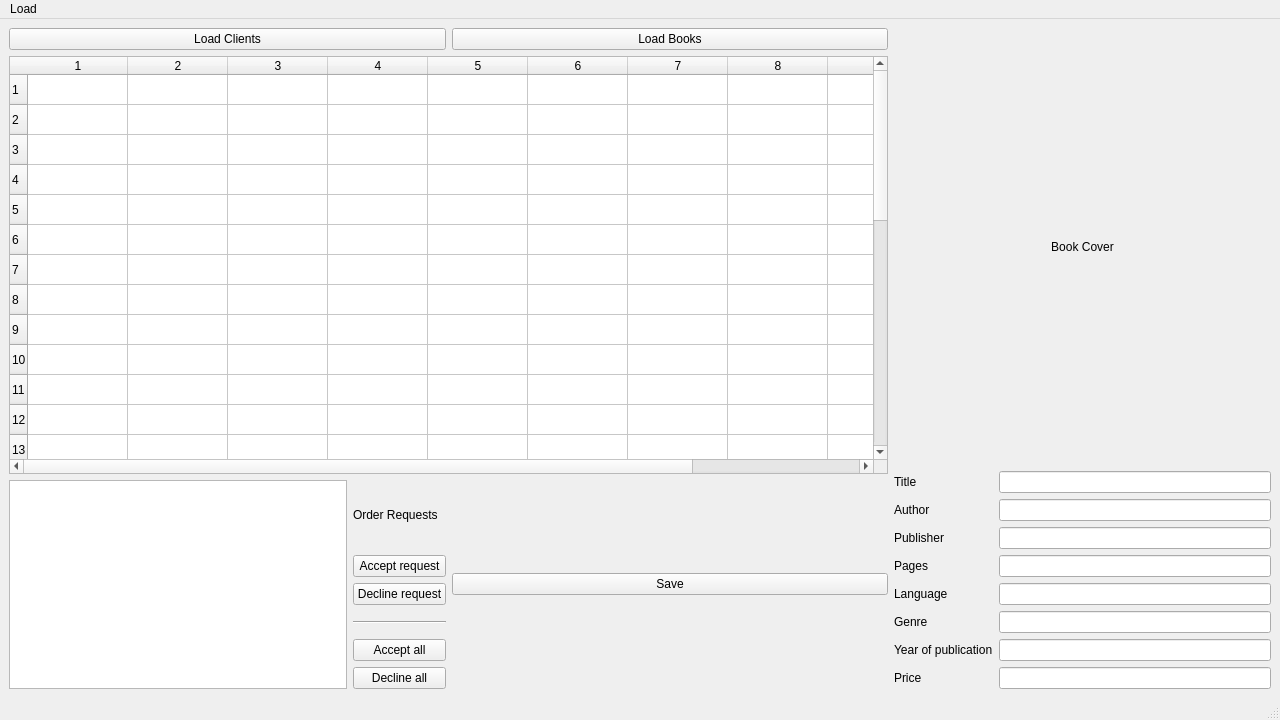
<?xml version="1.0" encoding="UTF-8"?>
<ui version="4.0">
 <class>admin</class>
 <widget class="QMainWindow" name="admin">
  <property name="geometry">
   <rect>
    <x>0</x>
    <y>0</y>
    <width>1280</width>
    <height>720</height>
   </rect>
  </property>
  <property name="sizePolicy">
   <sizepolicy hsizetype="Preferred" vsizetype="Preferred">
    <horstretch>0</horstretch>
    <verstretch>0</verstretch>
   </sizepolicy>
  </property>
  <property name="minimumSize">
   <size>
    <width>1280</width>
    <height>720</height>
   </size>
  </property>
  <property name="windowTitle">
   <string>Admin</string>
  </property>
  <widget class="QWidget" name="centralwidget">
   <layout class="QHBoxLayout" name="horizontalLayout" stretch="70,30">
    <item>
     <layout class="QVBoxLayout" name="verticalLayout_2" stretch="5,64,32">
      <item>
       <layout class="QHBoxLayout" name="horizontalLayout_2" stretch="0,0">
        <item>
         <widget class="QPushButton" name="actionLoadClients">
          <property name="text">
           <string>Load Clients</string>
          </property>
         </widget>
        </item>
        <item>
         <widget class="QPushButton" name="actionLoadBooks">
          <property name="text">
           <string>Load Books</string>
          </property>
         </widget>
        </item>
       </layout>
      </item>
      <item>
       <widget class="QTableWidget" name="table">
        <property name="minimumSize">
         <size>
          <width>0</width>
          <height>0</height>
         </size>
        </property>
        <property name="maximumSize">
         <size>
          <width>16777215</width>
          <height>16777215</height>
         </size>
        </property>
        <property name="rowCount">
         <number>30</number>
        </property>
        <property name="columnCount">
         <number>10</number>
        </property>
        <row/>
        <row/>
        <row/>
        <row/>
        <row/>
        <row/>
        <row/>
        <row/>
        <row/>
        <row/>
        <row/>
        <row/>
        <row/>
        <row/>
        <row/>
        <row/>
        <row/>
        <row/>
        <row/>
        <row/>
        <row/>
        <row/>
        <row/>
        <row/>
        <row/>
        <row/>
        <row/>
        <row/>
        <row/>
        <row/>
        <column/>
        <column/>
        <column/>
        <column/>
        <column/>
        <column/>
        <column/>
        <column/>
        <column/>
        <column/>
       </widget>
      </item>
      <item>
       <layout class="QHBoxLayout" name="horizontalLayout_3" stretch="50,50">
        <item>
         <layout class="QHBoxLayout" name="horizontalLayout_4" stretch="85,15">
          <item>
           <widget class="QListWidget" name="listWidget"/>
          </item>
          <item>
           <layout class="QVBoxLayout" name="verticalLayout">
            <item>
             <widget class="QLabel" name="label">
              <property name="text">
               <string>Order Requests</string>
              </property>
             </widget>
            </item>
            <item>
             <widget class="QPushButton" name="pushButton">
              <property name="text">
               <string>Accept request</string>
              </property>
             </widget>
            </item>
            <item>
             <widget class="QPushButton" name="pushButton_2">
              <property name="text">
               <string>Decline request</string>
              </property>
             </widget>
            </item>
            <item>
             <widget class="Line" name="line">
              <property name="minimumSize">
               <size>
                <width>0</width>
                <height>22</height>
               </size>
              </property>
              <property name="orientation">
               <enum>Qt::Horizontal</enum>
              </property>
             </widget>
            </item>
            <item>
             <widget class="QPushButton" name="pushButton_3">
              <property name="text">
               <string>Accept all</string>
              </property>
             </widget>
            </item>
            <item>
             <widget class="QPushButton" name="pushButton_4">
              <property name="text">
               <string>Decline all</string>
              </property>
             </widget>
            </item>
           </layout>
          </item>
         </layout>
        </item>
        <item>
         <widget class="QPushButton" name="actionLoadBooks_2">
          <property name="text">
           <string>Save</string>
          </property>
         </widget>
        </item>
       </layout>
      </item>
     </layout>
    </item>
    <item>
     <layout class="QVBoxLayout" name="BookViewer" stretch="70,30">
      <item>
       <widget class="QLabel" name="cover">
        <property name="sizePolicy">
         <sizepolicy hsizetype="Preferred" vsizetype="Preferred">
          <horstretch>0</horstretch>
          <verstretch>0</verstretch>
         </sizepolicy>
        </property>
        <property name="minimumSize">
         <size>
          <width>0</width>
          <height>0</height>
         </size>
        </property>
        <property name="text">
         <string>Book Cover</string>
        </property>
        <property name="alignment">
         <set>Qt::AlignCenter</set>
        </property>
       </widget>
      </item>
      <item>
       <layout class="QFormLayout" name="BookDetails">
        <item row="0" column="0">
         <widget class="QLabel" name="label_title">
          <property name="text">
           <string>Title</string>
          </property>
          <property name="buddy">
           <cstring>title</cstring>
          </property>
         </widget>
        </item>
        <item row="0" column="1">
         <widget class="QLineEdit" name="title">
          <property name="sizePolicy">
           <sizepolicy hsizetype="Expanding" vsizetype="Preferred">
            <horstretch>0</horstretch>
            <verstretch>0</verstretch>
           </sizepolicy>
          </property>
          <property name="maximumSize">
           <size>
            <width>16777215</width>
            <height>16777215</height>
           </size>
          </property>
         </widget>
        </item>
        <item row="1" column="0">
         <widget class="QLabel" name="label_author">
          <property name="text">
           <string>Author</string>
          </property>
          <property name="buddy">
           <cstring>author</cstring>
          </property>
         </widget>
        </item>
        <item row="1" column="1">
         <widget class="QLineEdit" name="author">
          <property name="sizePolicy">
           <sizepolicy hsizetype="Expanding" vsizetype="Preferred">
            <horstretch>0</horstretch>
            <verstretch>0</verstretch>
           </sizepolicy>
          </property>
          <property name="maximumSize">
           <size>
            <width>16777215</width>
            <height>16777215</height>
           </size>
          </property>
         </widget>
        </item>
        <item row="2" column="0">
         <widget class="QLabel" name="label_publisher">
          <property name="text">
           <string>Publisher</string>
          </property>
          <property name="buddy">
           <cstring>publisher</cstring>
          </property>
         </widget>
        </item>
        <item row="2" column="1">
         <widget class="QLineEdit" name="publisher">
          <property name="sizePolicy">
           <sizepolicy hsizetype="Expanding" vsizetype="Preferred">
            <horstretch>0</horstretch>
            <verstretch>0</verstretch>
           </sizepolicy>
          </property>
          <property name="maximumSize">
           <size>
            <width>16777215</width>
            <height>16777215</height>
           </size>
          </property>
         </widget>
        </item>
        <item row="3" column="0">
         <widget class="QLabel" name="label_npages">
          <property name="text">
           <string>Pages</string>
          </property>
          <property name="buddy">
           <cstring>npages</cstring>
          </property>
         </widget>
        </item>
        <item row="3" column="1">
         <widget class="QLineEdit" name="npages">
          <property name="sizePolicy">
           <sizepolicy hsizetype="Expanding" vsizetype="Preferred">
            <horstretch>0</horstretch>
            <verstretch>0</verstretch>
           </sizepolicy>
          </property>
          <property name="maximumSize">
           <size>
            <width>16777215</width>
            <height>16777215</height>
           </size>
          </property>
         </widget>
        </item>
        <item row="4" column="0">
         <widget class="QLabel" name="label_lang">
          <property name="text">
           <string>Language</string>
          </property>
          <property name="buddy">
           <cstring>lang</cstring>
          </property>
         </widget>
        </item>
        <item row="4" column="1">
         <widget class="QLineEdit" name="lang">
          <property name="sizePolicy">
           <sizepolicy hsizetype="Expanding" vsizetype="Preferred">
            <horstretch>0</horstretch>
            <verstretch>0</verstretch>
           </sizepolicy>
          </property>
          <property name="maximumSize">
           <size>
            <width>16777215</width>
            <height>16777215</height>
           </size>
          </property>
         </widget>
        </item>
        <item row="5" column="0">
         <widget class="QLabel" name="label_genre">
          <property name="text">
           <string>Genre</string>
          </property>
          <property name="buddy">
           <cstring>genre</cstring>
          </property>
         </widget>
        </item>
        <item row="5" column="1">
         <widget class="QLineEdit" name="genre">
          <property name="sizePolicy">
           <sizepolicy hsizetype="Expanding" vsizetype="Preferred">
            <horstretch>0</horstretch>
            <verstretch>0</verstretch>
           </sizepolicy>
          </property>
          <property name="maximumSize">
           <size>
            <width>16777215</width>
            <height>16777215</height>
           </size>
          </property>
         </widget>
        </item>
        <item row="6" column="0">
         <widget class="QLabel" name="label_Ydate">
          <property name="text">
           <string>Year of publication</string>
          </property>
          <property name="buddy">
           <cstring>Ydate</cstring>
          </property>
         </widget>
        </item>
        <item row="6" column="1">
         <widget class="QLineEdit" name="Ydate">
          <property name="sizePolicy">
           <sizepolicy hsizetype="Expanding" vsizetype="Preferred">
            <horstretch>0</horstretch>
            <verstretch>0</verstretch>
           </sizepolicy>
          </property>
          <property name="maximumSize">
           <size>
            <width>16777215</width>
            <height>16777215</height>
           </size>
          </property>
         </widget>
        </item>
        <item row="7" column="0">
         <widget class="QLabel" name="label_price">
          <property name="text">
           <string>Price</string>
          </property>
          <property name="buddy">
           <cstring>price</cstring>
          </property>
         </widget>
        </item>
        <item row="7" column="1">
         <widget class="QLineEdit" name="price">
          <property name="sizePolicy">
           <sizepolicy hsizetype="Expanding" vsizetype="Preferred">
            <horstretch>0</horstretch>
            <verstretch>0</verstretch>
           </sizepolicy>
          </property>
          <property name="maximumSize">
           <size>
            <width>16777215</width>
            <height>16777215</height>
           </size>
          </property>
         </widget>
        </item>
       </layout>
      </item>
     </layout>
    </item>
   </layout>
  </widget>
  <widget class="QMenuBar" name="menubar">
   <property name="geometry">
    <rect>
     <x>0</x>
     <y>0</y>
     <width>1280</width>
     <height>21</height>
    </rect>
   </property>
   <widget class="QMenu" name="menuData">
    <property name="title">
     <string>Load</string>
    </property>
    <addaction name="actionBooks"/>
    <addaction name="actionClients"/>
    <addaction name="actionBuy_rent_requests"/>
   </widget>
   <addaction name="menuData"/>
  </widget>
  <widget class="QStatusBar" name="statusbar"/>
  <action name="actionBooks">
   <property name="text">
    <string>Books</string>
   </property>
  </action>
  <action name="actionClients">
   <property name="text">
    <string>Clients</string>
   </property>
  </action>
  <action name="actionBuy_rent_requests">
   <property name="text">
    <string>Buy/rent requests</string>
   </property>
  </action>
 </widget>
 <resources/>
 <connections/>
</ui>
